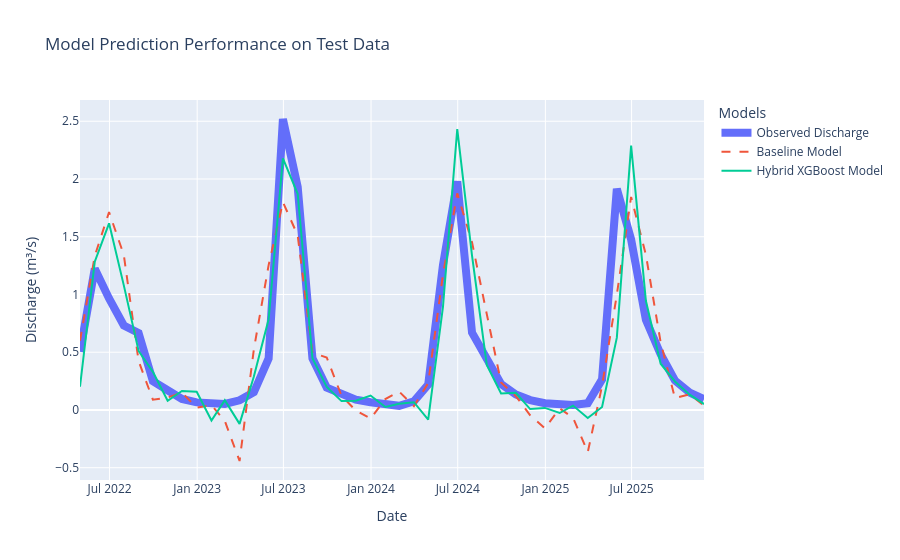

Notebook cell for this chart:
### Markdown cell above
# Step 7 – Evaluate & Visualise Results
Compare performance across models and visualise the predictions against the observed data.

### Code cell
# Cell 13 - Create a results DataFrame for plotting (use actual names from this notebook)
# Observed: y_test_true (test ground truth)
# Baseline: y_test_pred (baseline LR predictions on X_test_lagged) -> flatten and align index
# Hybrid_XGB: q_hybrid_test (final hybrid XGB predictions on test)

baseline_series = pd.Series(y_test_pred.ravel(), index=y_test_true.index, name='Baseline')
xgb_series = pd.Series(q_hybrid_test, index=y_test_true.index, name='Hybrid_XGB')
lstm_series = pd.Series(np.nan, index=y_test_true.index, name='Hybrid_LSTM')

results_df = pd.DataFrame({
    'Observed': y_test_true,
    'Baseline': baseline_series,
    'Hybrid_XGB': xgb_series,
}, index=y_test_true.index)

# Plot the results
fig = go.Figure()
fig.add_trace(go.Scatter(x=results_df.index, y=results_df['Observed'], mode='lines', name='Observed Discharge', line=dict(width=8)))
fig.add_trace(go.Scatter(x=results_df.index, y=results_df['Baseline'], mode='lines', name='Baseline Model', line=dict(dash='dash', width=2)))
fig.add_trace(go.Scatter(x=results_df.index, y=results_df['Hybrid_XGB'], mode='lines', name='Hybrid XGBoost Model'))

fig.update_layout(title='Model Prediction Performance on Test Data',
                  xaxis_title='Date',
                  yaxis_title='Discharge (m³/s)',
                  legend_title='Models')
fig.show()

### Figure 1 — Plotly figure (JSON) as saved in the notebook; plotly's stock layout.template omitted (floating-point values rounded to 4 significant figures)
{"data": [{"line": {"width": 8}, "mode": "lines", "name": "Observed Discharge", "type": "scatter", "x": ["2022-04-30", "2022-05-31", "2022-06-30", "2022-07-31", "2022-08-31", "2022-09-30", "2022-10-31", "2022-11-30", "2022-12-31", "2023-01-31", "2023-02-28", "2023-03-31", "2023-04-30", "2023-05-31", "2023-06-30", "2023-07-31", "2023-08-31", "2023-09-30", "2023-10-31", "2023-11-30", "2023-12-31", "2024-01-31", "2024-02-29", "2024-03-31", "2024-04-30", "2024-05-31", "2024-06-30", "2024-07-31", "2024-08-31", "2024-09-30", "2024-10-31", "2024-11-30", "2024-12-31", "2025-01-31", "2025-02-28", "2025-03-31", "2025-04-30", "2025-05-31", "2025-06-30", "2025-07-31", "2025-08-31", "2025-09-30", "2025-10-31", "2025-11-30"], "y": [0.5031, 1.222, 0.9655, 0.7315, 0.6667, 0.2498, 0.1705, 0.09521, 0.06546, 0.05361, 0.05225, 0.08348, 0.1531, 0.4461, 2.52, 1.932, 0.4468, 0.1936, 0.1439, 0.08941, 0.06665, 0.05663, 0.03581, 0.07429, 0.2202, 1.255, 1.978, 0.6694, 0.4588, 0.2243, 0.1344, 0.08576, 0.05822, 0.0424, 0.04402, 0.05793, 0.2644, 1.914, 1.476, 0.7803, 0.4825, 0.2551, 0.1512, 0.09247]}, {"line": {"dash": "dash", "width": 2}, "mode": "lines", "name": "Baseline Model", "type": "scatter", "x": ["2022-04-30", "2022-05-31", "2022-06-30", "2022-07-31", "2022-08-31", "2022-09-30", "2022-10-31", "2022-11-30", "2022-12-31", "2023-01-31", "2023-02-28", "2023-03-31", "2023-04-30", "2023-05-31", "2023-06-30", "2023-07-31", "2023-08-31", "2023-09-30", "2023-10-31", "2023-11-30", "2023-12-31", "2024-01-31", "2024-02-29", "2024-03-31", "2024-04-30", "2024-05-31", "2024-06-30", "2024-07-31", "2024-08-31", "2024-09-30", "2024-10-31", "2024-11-30", "2024-12-31", "2025-01-31", "2025-02-28", "2025-03-31", "2025-04-30", "2025-05-31", "2025-06-30", "2025-07-31", "2025-08-31", "2025-09-30", "2025-10-31", "2025-11-30"], "y": [0.5987, 1.334, 1.713, 1.342, 0.4238, 0.08834, 0.1078, 0.1505, 0.01969, 0.04083, -0.09513, -0.4421, 0.525, 1.254, 1.8, 1.512, 0.4939, 0.4541, 0.1226, -0.005002, -0.07442, 0.09442, 0.1591, 0.03379, 0.2323, 1.172, 1.876, 1.451, 0.8295, 0.2372, 0.1202, -0.04608, -0.1595, 0.01329, -0.06717, -0.3653, 0.2078, 0.9981, 1.845, 1.344, 0.5855, 0.1036, 0.1356, 0.03708]}, {"mode": "lines", "name": "Hybrid XGBoost Model", "type": "scatter", "x": ["2022-04-30", "2022-05-31", "2022-06-30", "2022-07-31", "2022-08-31", "2022-09-30", "2022-10-31", "2022-11-30", "2022-12-31", "2023-01-31", "2023-02-28", "2023-03-31", "2023-04-30", "2023-05-31", "2023-06-30", "2023-07-31", "2023-08-31", "2023-09-30", "2023-10-31", "2023-11-30", "2023-12-31", "2024-01-31", "2024-02-29", "2024-03-31", "2024-04-30", "2024-05-31", "2024-06-30", "2024-07-31", "2024-08-31", "2024-09-30", "2024-10-31", "2024-11-30", "2024-12-31", "2025-01-31", "2025-02-28", "2025-03-31", "2025-04-30", "2025-05-31", "2025-06-30", "2025-07-31", "2025-08-31", "2025-09-30", "2025-10-31", "2025-11-30"], "y": [0.2013, 1.284, 1.616, 1.079, 0.5109, 0.3297, 0.07911, 0.1641, 0.157, -0.09174, 0.08477, -0.1207, 0.2902, 0.7856, 2.179, 1.872, 0.4479, 0.1987, 0.07665, 0.07971, 0.1249, 0.02526, 0.05344, 0.06702, -0.08418, 0.8934, 2.433, 1.337, 0.3906, 0.1433, 0.1489, 0.007647, 0.01764, -0.02642, 0.03774, -0.06969, 0.02521, 0.6258, 2.29, 0.9453, 0.4006, 0.2463, 0.1322, 0.05102]}], "layout": {"legend": {"title": {"text": "Models"}}, "title": {"text": "Model Prediction Performance on Test Data"}, "xaxis": {"title": {"text": "Date"}}, "yaxis": {"title": {"text": "Discharge (m³/s)"}}}}
